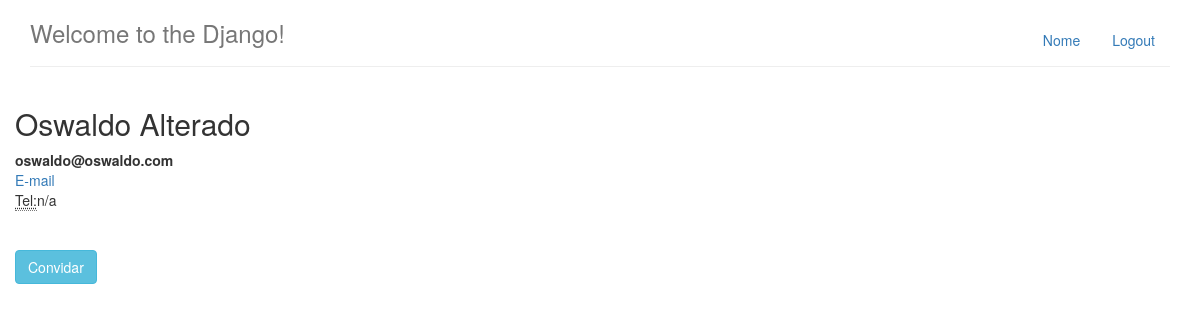
The page /perfil/1 on the database its author committed.
### perfis/models.py (models this page shows, shortened)
class Perfil(models.Model):
	nome = models.CharField(max_length=255, null=False)
	email = models.CharField(max_length=255, null=False)
	telefone = models.CharField(max_length=15, null=False)
	nome_empresa = models.CharField(max_length=255, null=False)

### perfis/views.py (the view)
# urls.py: url(r'^perfil/(?P<perfil_id>\d+)$', exibir, name='exibir'),
def exibir(request, perfil_id):
	perfil = Perfil.objects.get(id=perfil_id)
	return render(request, 'perfil.html', { "perfil" : perfil })

### perfis/templates/perfil.html
{% extends "base.html" %}
{% block body %}
	<div class="row">
		<div class="col-lg-12">
			<h2>{{perfil.nome|default:'Não informado'}}</h2>
		<address>
			<strong> {{perfil.email|default:'Não informado'}} </strong>	<br>
			<a href="mailto:{{perfil.email}}">E-mail</a> <br>
			<abbr title="Telefone">Tel:</abbr>{{perfil.telefone|default:'Não informado'}}<br>
		</address>
		<br>
		<a class="btn btn-info" href="{% url 'convidar' perfil.id %}">Convidar</a>
		</div>
	</div>
{% endblock %}

### rows shown on the page
Perfil: nome "Oswaldo Alterado", email "oswaldo@oswaldo.com", telefone "n/a"
